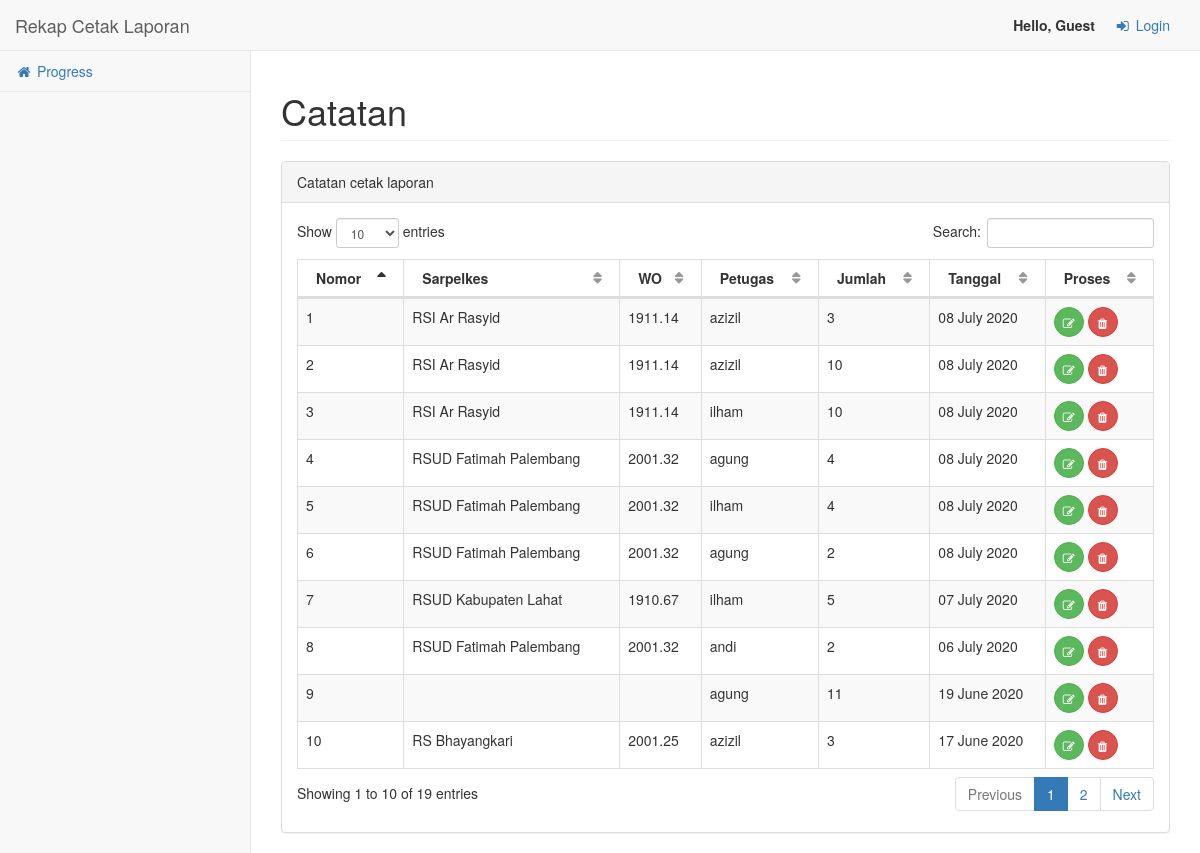
Screenshot of /cetak with the database file from the repository.
### app/models.py (models this page shows, shortened)
class Cetak(db.Model):
    nomor = db.Column(db.Integer, primary_key=True)
    jumlah = db.Column(db.Integer)
    petugas = db.Column(db.String(21), nullable=False)
    tanggal = db.Column(db.DateTime)
    no_rekap = db.Column(db.Integer, db.ForeignKey('rekap.nomor'))

class Rekap(db.Model):
    nomor = db.Column(db.Integer, primary_key=True)
    sarpelkes = db.Column(db.String(55), nullable=False)
    nomorwo = db.Column(db.String(8), nullable=False)
    tahun = db.Column(db.Integer)
    agung = db.Column(db.Integer)
    andi = db.Column(db.Integer)
    azizil = db.Column(db.Integer)
    ilham = db.Column(db.Integer)
    sandra = db.Column(db.Integer)
    total = db.Column(db.Integer)
    keterangan = db.Column(db.String(55))
    tgl_kirim = db.Column(db.DateTime)
    cetak = db.relationship('Cetak', backref='rekap', lazy='dynamic')

### app/cetak/routes.py (the view)
@mod.route('/cetak')
def index():
    data = Cetak.query.order_by(Cetak.tanggal.desc()).all()
    return render_template('log_cetak.html', data = data, title='Catatan', page='Catatan')

### app/templates/log_cetak.html (shortened to what this page needs)
{% extends 'base.html' %}
{% block cssTables %}
    <link href="{{ url_for('static', filename='vendor/datatables-plugins/dataTables.bootstrap.css') }}" rel="stylesheet">
    <link href="{{ url_for('static', filename='vendor/datatables-responsive/dataTables.responsive.css') }}" rel="stylesheet">
{% endblock cssTables %}
{% block content %}
<div class="row">
    <div class="col-lg-12">
        <div class="panel panel-default">
            <div class="panel-heading">
                Catatan cetak laporan
            </div>
            <div class="panel-body">
                <table width="100%" class="table table-striped table-bordered table-hover" id="dataRekap">
                    <thead>
                        <tr>
                            <th>Nomor</th>
                            <th>Sarpelkes</th>
                            <th>WO</th>
                            <th>Petugas</th>
                            <th>Jumlah</th>
                            <th>Tanggal</th>
                            <th>Proses</th>
                        </tr>
                    </thead>
                    <tbody>
                    {% for i in data %}
                        <tr>
                            <td>{{ loop.index }}</td>
                            <td>{{ i.rekap.sarpelkes }}</td>
                            <td>{{ i.rekap.nomorwo }}</td>
                            <td>{{ i.petugas }}</td>
                            <td>{{ i.jumlah }}</td>
                            <td>{{ i.tanggal.strftime("%d %B %Y") }}</td>
                            <td>
                                <a class="btn btn-xs btn-success btn-circle" title="Edit" href="{{ url_for('cetak.edit',id=i.nomor) }}"><i class="fa fa-edit"></i></a>
                                <button class="btn btn-danger btn-xs btn-circle" title="Hapus" data-toggle="modal" data-target="#hapus{{ i.nomor }}"><i class="fa fa-trash"></i></button>
                            </td>
                        </tr>
                    {% endfor %}
                    </tbody>
                </table>
            </div>
        </div>
    </div>
</div>
{% endblock content %}

### rows the page displays
Cetak: rekap.sarpelkes "RSI Ar Rasyid", rekap.nomorwo "1911.14", petugas "azizil", jumlah "3", tanggal "08 July 2020"
Cetak: rekap.sarpelkes "RSI Ar Rasyid", rekap.nomorwo "1911.14", petugas "azizil", jumlah "10", tanggal "08 July 2020"
Cetak: rekap.sarpelkes "RSI Ar Rasyid", rekap.nomorwo "1911.14", petugas "ilham", jumlah "10", tanggal "08 July 2020"
Cetak: rekap.sarpelkes "RSUD Fatimah Palembang", rekap.nomorwo "2001.32", petugas "agung", jumlah "4", tanggal "08 July 2020"
Cetak: rekap.sarpelkes "RSUD Fatimah Palembang", rekap.nomorwo "2001.32", petugas "ilham", jumlah "4", tanggal "08 July 2020"
Cetak: rekap.sarpelkes "RSUD Fatimah Palembang", rekap.nomorwo "2001.32", petugas "agung", jumlah "2", tanggal "08 July 2020"
Cetak: rekap.sarpelkes "RSUD Kabupaten Lahat", rekap.nomorwo "1910.67", petugas "ilham", jumlah "5", tanggal "07 July 2020"
Cetak: rekap.sarpelkes "RSUD Fatimah Palembang", rekap.nomorwo "2001.32", petugas "andi", jumlah "2", tanggal "06 July 2020"
Cetak: petugas "agung", jumlah "11", tanggal "19 June 2020"
Cetak: rekap.sarpelkes "RS Bhayangkari", rekap.nomorwo "2001.25", petugas "azizil", jumlah "3", tanggal "17 June 2020"

### other values shown
{{ page }} "Catatan"
